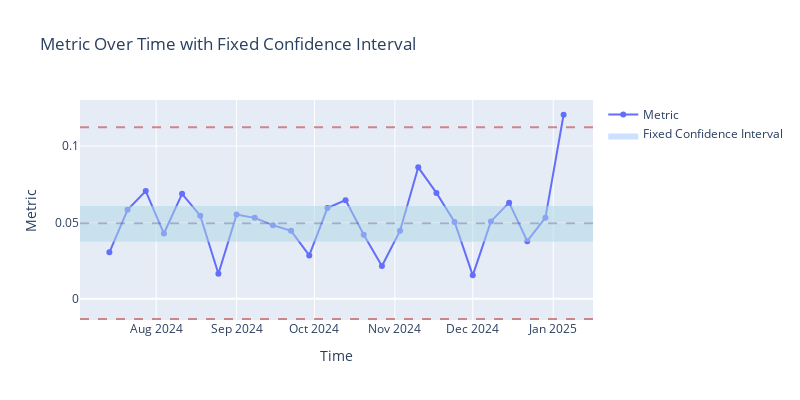

Write notebook code for a chart like this one.
### Code cell
plotting.performance_by_time(detector.statistics, test_dist)

### Figure 1 — Plotly figure (JSON) as saved in the notebook; plotly's stock layout.template omitted (floating-point values rounded to 4 significant figures)
{"data": [{"hovertemplate": "%{y}", "mode": "lines+markers", "name": "Metric", "type": "scatter", "x": ["2024-07-14T00:00:00", "2024-07-21T00:00:00", "2024-07-28T00:00:00", "2024-08-04T00:00:00", "2024-08-11T00:00:00", "2024-08-18T00:00:00", "2024-08-25T00:00:00", "2024-09-01T00:00:00", "2024-09-08T00:00:00", "2024-09-15T00:00:00", "2024-09-22T00:00:00", "2024-09-29T00:00:00", "2024-10-06T00:00:00", "2024-10-13T00:00:00", "2024-10-20T00:00:00", "2024-10-27T00:00:00", "2024-11-03T00:00:00", "2024-11-10T00:00:00", "2024-11-17T00:00:00", "2024-11-24T00:00:00", "2024-12-01T00:00:00", "2024-12-08T00:00:00", "2024-12-15T00:00:00", "2024-12-22T00:00:00", "2024-12-29T00:00:00", "2025-01-05T00:00:00"], "y": [0.03042, 0.05827, 0.07057, 0.04275, 0.06878, 0.05444, 0.01642, 0.05515, 0.05301, 0.04825, 0.04451, 0.02841, 0.05941, 0.06462, 0.04201, 0.02153, 0.04459, 0.08611, 0.06936, 0.05037, 0.01537, 0.05068, 0.06299, 0.03777, 0.05312, 0.1205]}, {"fill": "toself", "fillcolor": "rgba(0, 100, 255, 0.2)", "hovertemplate": "%{y}", "line": {"color": "rgba(255,255,255,0)"}, "name": "Fixed Confidence Interval", "type": "scatter", "x": ["2024-07-14T00:00:00", "2024-07-21T00:00:00", "2024-07-28T00:00:00", "2024-08-04T00:00:00", "2024-08-11T00:00:00", "2024-08-18T00:00:00", "2024-08-25T00:00:00", "2024-09-01T00:00:00", "2024-09-08T00:00:00", "2024-09-15T00:00:00", "2024-09-22T00:00:00", "2024-09-29T00:00:00", "2024-10-06T00:00:00", "2024-10-13T00:00:00", "2024-10-20T00:00:00", "2024-10-27T00:00:00", "2024-11-03T00:00:00", "2024-11-10T00:00:00", "2024-11-17T00:00:00", "2024-11-24T00:00:00", "2024-12-01T00:00:00", "2024-12-08T00:00:00", "2024-12-15T00:00:00", "2024-12-22T00:00:00", "2024-12-29T00:00:00", "2025-01-05T00:00:00"], "y": [0.03734, 0.06077]}], "layout": {"height": 400, "hovermode": "x", "shapes": [{"fillcolor": "lightblue", "line": {"width": 0}, "opacity": 0.5, "type": "rect", "x0": 0, "x1": 1, "xref": "x domain", "y0": 0.03734, "y1": 0.06077, "yref": "y"}, {"line": {"color": "firebrick", "dash": "dash"}, "name": "Upper Threshold", "opacity": 0.5, "type": "line", "x0": 0, "x1": 1, "xref": "x domain", "y0": 0.1123, "y1": 0.1123, "yref": "y"}, {"line": {"color": "firebrick", "dash": "dash"}, "name": "Lower Threshold", "opacity": 0.5, "type": "line", "x0": 0, "x1": 1, "xref": "x domain", "y0": -0.01322, "y1": -0.01322, "yref": "y"}, {"line": {"color": "darkslateblue", "dash": "dash"}, "name": "Mean", "opacity": 0.3, "type": "line", "x0": 0, "x1": 1, "xref": "x domain", "y0": 0.04956, "y1": 0.04956, "yref": "y"}], "showlegend": true, "title": {"text": "Metric Over Time with Fixed Confidence Interval"}, "width": 800, "xaxis": {"title": {"text": "Time"}}, "yaxis": {"title": {"text": "Metric"}}}}
